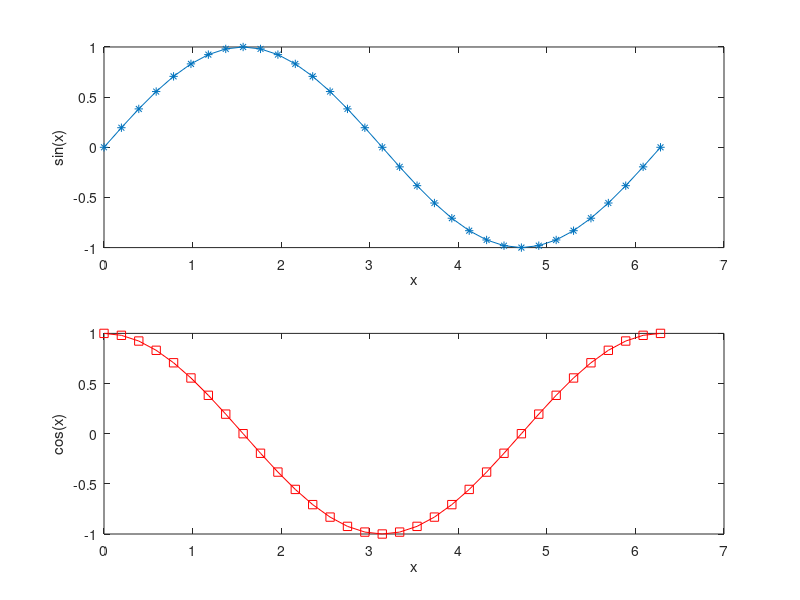

MATLAB code to generate this figure:
x = 0:pi/16:2*pi;
y1 = sin(x);
y2 = cos(x);
subplot(2, 1, 1);
plot(x, y1, '-*');
xlabel('x');
ylabel('sin(x)');
subplot(2, 1, 2);
plot(x, y2, 'r s-');
xlabel('x');
ylabel('cos(x)');